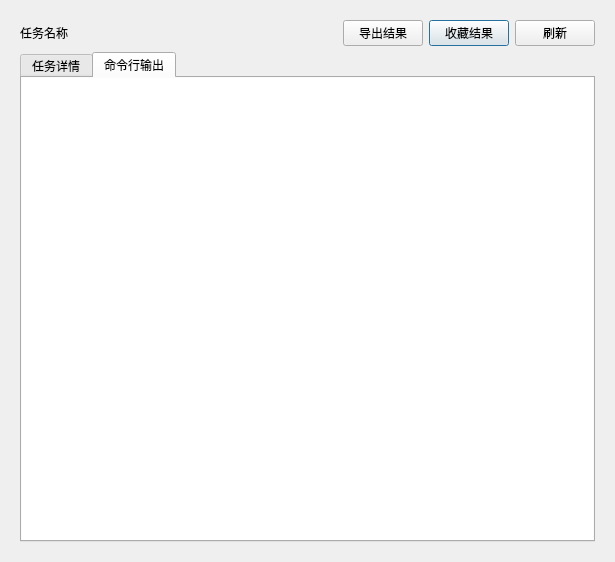
<?xml version="1.0" encoding="UTF-8"?>
<ui version="4.0">
 <class>works_task_result_dialog</class>
 <widget class="QDialog" name="works_task_result_dialog">
  <property name="geometry">
   <rect>
    <x>0</x>
    <y>0</y>
    <width>615</width>
    <height>562</height>
   </rect>
  </property>
  <property name="windowTitle">
   <string>任务执行结果</string>
  </property>
  <layout class="QGridLayout" name="gridLayout">
   <item row="0" column="0">
    <widget class="QWidget" name="widget" native="true">
     <layout class="QGridLayout" name="gridLayout_2">
      <item row="0" column="1">
       <spacer name="horizontalSpacer">
        <property name="orientation">
         <enum>Qt::Horizontal</enum>
        </property>
        <property name="sizeHint" stdset="0">
         <size>
          <width>40</width>
          <height>20</height>
         </size>
        </property>
       </spacer>
      </item>
      <item row="0" column="3">
       <widget class="QPushButton" name="button_collect_result">
        <property name="text">
         <string>收藏结果</string>
        </property>
       </widget>
      </item>
      <item row="0" column="0">
       <widget class="QLabel" name="label_name">
        <property name="text">
         <string>任务名称</string>
        </property>
       </widget>
      </item>
      <item row="0" column="2">
       <widget class="QPushButton" name="button_download_result">
        <property name="text">
         <string>导出结果</string>
        </property>
       </widget>
      </item>
      <item row="0" column="4">
       <widget class="QPushButton" name="button_refresh">
        <property name="text">
         <string>刷新</string>
        </property>
       </widget>
      </item>
      <item row="1" column="0" colspan="5">
       <widget class="QTabWidget" name="tabWidget">
        <property name="currentIndex">
         <number>1</number>
        </property>
        <widget class="QWidget" name="tab_task_information">
         <attribute name="title">
          <string>任务详情</string>
         </attribute>
         <layout class="QGridLayout" name="gridLayout_3">
          <property name="leftMargin">
           <number>0</number>
          </property>
          <property name="topMargin">
           <number>0</number>
          </property>
          <property name="rightMargin">
           <number>0</number>
          </property>
          <property name="bottomMargin">
           <number>0</number>
          </property>
          <item row="0" column="0">
           <widget class="QTextBrowser" name="log_browser_task_information">
            <property name="frameShape">
             <enum>QFrame::NoFrame</enum>
            </property>
           </widget>
          </item>
         </layout>
        </widget>
        <widget class="QWidget" name="tab_cmd_output">
         <attribute name="title">
          <string>命令行输出</string>
         </attribute>
         <layout class="QGridLayout" name="gridLayout_4">
          <property name="leftMargin">
           <number>0</number>
          </property>
          <property name="topMargin">
           <number>0</number>
          </property>
          <property name="rightMargin">
           <number>0</number>
          </property>
          <property name="bottomMargin">
           <number>0</number>
          </property>
          <item row="0" column="0">
           <widget class="QTextBrowser" name="log_browser_task_cmd_out">
            <property name="frameShape">
             <enum>QFrame::NoFrame</enum>
            </property>
           </widget>
          </item>
         </layout>
        </widget>
       </widget>
      </item>
     </layout>
    </widget>
   </item>
  </layout>
 </widget>
 <resources/>
 <connections/>
</ui>
